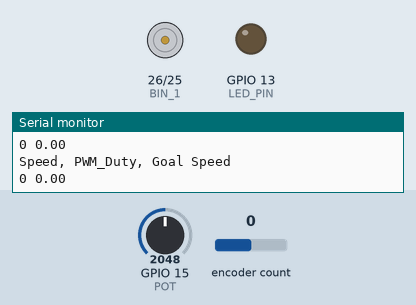
Bench run of a sketch on a simulated ESP32. Shown: motor-driver pin pairs drawn as motors (green arrow = first pin HIGH = forward, orange = second pin HIGH = backward, longer = more drive), output pins drawn as LEDs (lit = HIGH), the last lines printed to the serial monitor. Inputs (shaded band) come from the test bench; at power-on: GPIO 15 (POT) = 2048, encoder count 0.

Above: at 1.2 s.
1.3 s: GPIO 15 (POT) set to 2866
At 2.5 s:
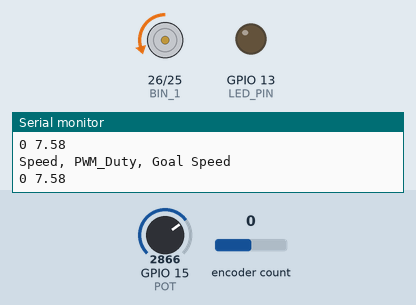
2.8 s: GPIO 15 (POT) set to 3603
At 3.6 s:
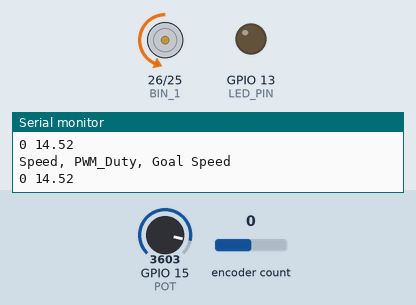
4.3 s: GPIO 15 (POT) set to 4095
At 4.7 s:
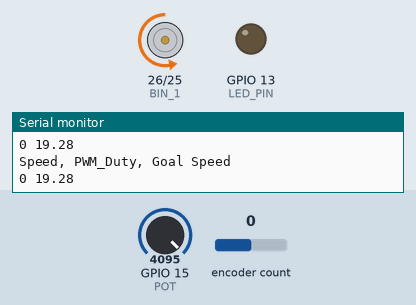
5.8 s: GPIO 15 (POT) set to 2047
At 7.0 s:
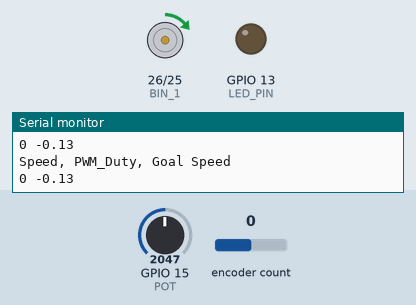
7.3 s: GPIO 15 (POT) set to 491
At 8.2 s:
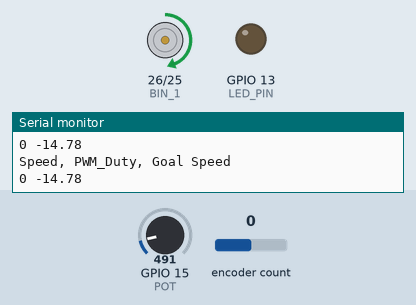
8.8 s: GPIO 15 (POT) set to 215
At 9.4 s:
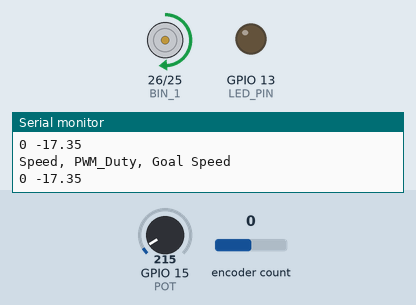
Timing chart, 0 to 11.3 s (numbered marks = the images above; inputs shaded):
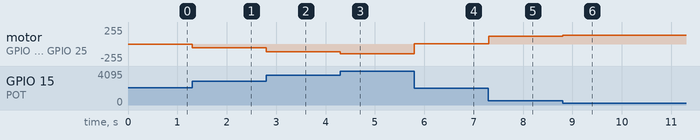

Measured:
- after the input at 1.3 s, motor on GPIO 26 (BIN_1) / GPIO 25 (BIN_2): stopped → backward 59/255 at once
- after the input at 2.8 s, motor on GPIO 26 (BIN_1) / GPIO 25 (BIN_2): backward 59/255 → backward 113/255 at once
- after the input at 4.3 s, motor on GPIO 26 (BIN_1) / GPIO 25 (BIN_2): backward 113/255 → backward 149/255 at once
- after the input at 5.8 s, motor on GPIO 26 (BIN_1) / GPIO 25 (BIN_2): backward 149/255 → forward 1/255 at once
- after the input at 7.3 s, motor on GPIO 26 (BIN_1) / GPIO 25 (BIN_2): forward 1/255 → forward 115/255 at once
- after the input at 8.8 s, motor on GPIO 26 (BIN_1) / GPIO 25 (BIN_2): forward 115/255 → forward 134/255 at once

The sketch:

open_loop_control.ino
```cpp
#include <ESP32Encoder.h>
#define BIN_1 26
#define BIN_2 25
#define LED_PIN 13
#define POT 15      // CHANGE THIS TO MATCH YOUR CIRCUITRY

ESP32Encoder encoder;

int omegaSpeed = 0;
int D = 0;


//Setup interrupt variables ----------------------------
volatile int count = 0; // encoder count
volatile bool interruptCounter = false;    // check timer interrupt 1
volatile bool deltaT = false;     // check timer interrupt 2
int totalInterrupts = 0;   // counts the number of triggering of the alarm
hw_timer_t * timer1 = NULL;
portMUX_TYPE timerMux0 = portMUX_INITIALIZER_UNLOCKED;
portMUX_TYPE timerMux1 = portMUX_INITIALIZER_UNLOCKED;

// setting PWM properties ----------------------------
const int freq = 5000;
const int ledChannel_1 = 1;
const int ledChannel_2 = 2;
const int resolution = 8;
const int MAX_PWM_VOLTAGE = 255;
const int NOM_PWM_VOLTAGE = 150;

//Initialization ------------------------------------

void IRAM_ATTR onTime1() {
  portENTER_CRITICAL_ISR(&timerMux1);
  count = encoder.getCount( );
  encoder.clearCount ( );
  deltaT = true; // the function to be called when timer interrupt is triggered
  portEXIT_CRITICAL_ISR(&timerMux1);
}

void setup() {
  // put your setup code here, to run once:
  pinMode(POT, INPUT);
  pinMode(LED_PIN, OUTPUT);
  digitalWrite(LED_PIN, LOW); // sets the initial state of LED as turned-off

  Serial.begin(115200);
  ESP32Encoder::useInternalWeakPullResistors = UP; // Enable the weak pull up resistors
  encoder.attachHalfQuad(33, 27); // Attache pins for use as encoder pins
  encoder.setCount(0);  // set starting count value after attaching

  // configure LED PWM functionalitites
  ledcSetup(ledChannel_1, freq, resolution);
  ledcSetup(ledChannel_2, freq, resolution);

  // attach the channel to the GPIO to be controlled
  ledcAttachPin(BIN_1, ledChannel_1);
  ledcAttachPin(BIN_2, ledChannel_2);

  timer1 = timerBegin(1, 80, true);  // timer 1, MWDT clock period = 12.5 ns * TIMGn_Tx_WDT_CLK_PRESCALE -> 12.5 ns * 80 -> 1000 ns = 1 us, countUp
  timerAttachInterrupt(timer1, &onTime1, true); // edge (not level) triggered

  // CHANGE TIMER DURATION HERE IF NEEDED (second input in timerAlarmWrite in microseconds)
  timerAlarmWrite(timer1, 10000, true); // 10000 * 1 us = 10 ms, autoreload true

  // at least enable the timer alarms
  timerAlarmEnable(timer1); // enable
}

void loop() {
  // put your main code here, to run repeatedly:

  if (deltaT) {
    portENTER_CRITICAL(&timerMux1);
    deltaT = false;
    portEXIT_CRITICAL(&timerMux1);

    omegaSpeed = count; //


    //Stand-in mapping between the pot reading and motor command.
    D = map(analogRead(POT), 0, 4095, -NOM_PWM_VOLTAGE, NOM_PWM_VOLTAGE);


    //Ensure that you don't go past the maximum possible command
    if (D > MAX_PWM_VOLTAGE) {
      D = MAX_PWM_VOLTAGE;
    }
    else if (D < -MAX_PWM_VOLTAGE) {
      D = -MAX_PWM_VOLTAGE;
    }

    //Map the D value to motor directionality
    //Assumes encoder direction is same as GSI
    if (D > 0) {
      ledcWrite(ledChannel_1, LOW);
      ledcWrite(ledChannel_2, D);
    }
    else if (D < 0) {
      ledcWrite(ledChannel_2, LOW);
      ledcWrite(ledChannel_1, -D);
    }
    else {
      ledcWrite(ledChannel_2, LOW);
      ledcWrite(ledChannel_1, LOW);
    }

    plotControlData();
  }
}

//Other functions

void plotControlData() {
  Serial.println("Speed, PWM_Duty, Goal Speed");
  Serial.print(omegaSpeed);
  //Serial.print(",");
  //Serial.println(D);
  Serial.print(" ");
  Serial.println(0.1285*D);
}
```
